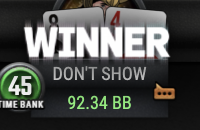
#> input picture runtime/pixel_lab/primitives/winner/hero_winner_canonical.png, 200 x 130 px
$ python -i pot_api_reader.py   (imports and definitions only)
#> lines starting #> are read from the running program, lines starting #| are printed output that depends on the picture; after the words box and inside, x2 and y2 are one past the last pixel; in counts of white or black regions, pixels touching at a corner belong together
#> further down, picture is the input picture: shape (130, 200, 3); mean B, G, R 74.6, 77.4, 75.7
from pathlib import Path
import json
import re
import sys

import cv2
import pytesseract

ROOT = Path(__file__).resolve().parents[2]
GEOMETRY = ROOT / "config/geometry.json"


def preprocess_variants(img):
    gray = cv2.cvtColor(img, cv2.COLOR_BGR2GRAY)
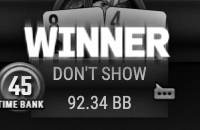
#> gray: shape (130, 200); min 0, max 255, mean 76.6

    enlarged = cv2.resize(
        gray,
        None,
        fx=4,
        fy=4,
        interpolation=cv2.INTER_CUBIC,
    )
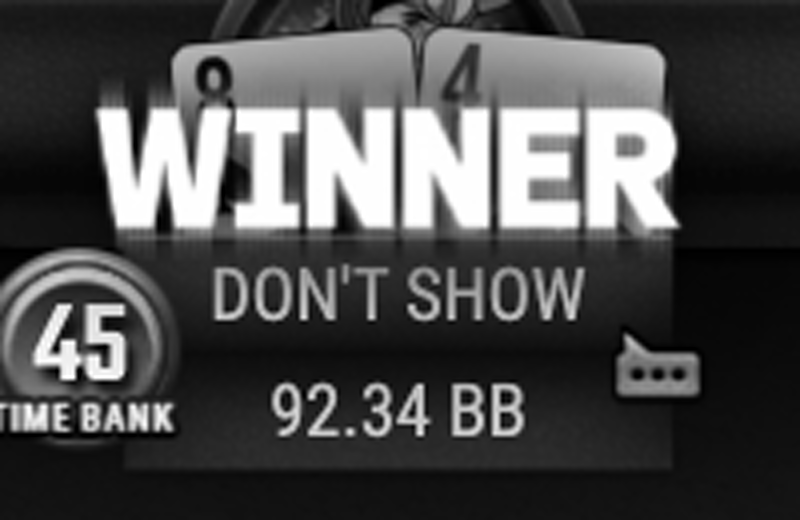
#> enlarged: shape (520, 800); min 0, max 255, mean 76.6

    blurred = cv2.GaussianBlur(
        enlarged,
        (3, 3),
        0,
    )

    contrast = cv2.convertScaleAbs(
        blurred,
        alpha=1.8,
        beta=8,
    )
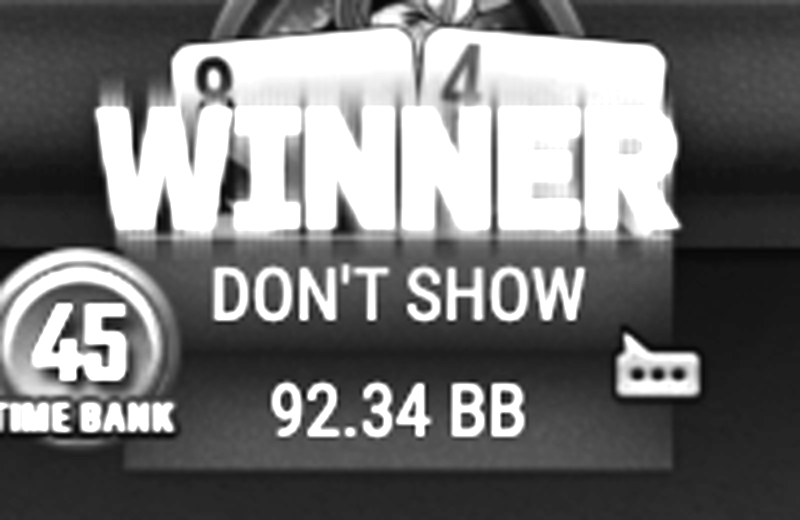
#> contrast: shape (520, 800); min 8, max 255, mean 117.7

    _, otsu = cv2.threshold(
        enlarged,
        0,
        255,
        cv2.THRESH_BINARY + cv2.THRESH_OTSU,
    )
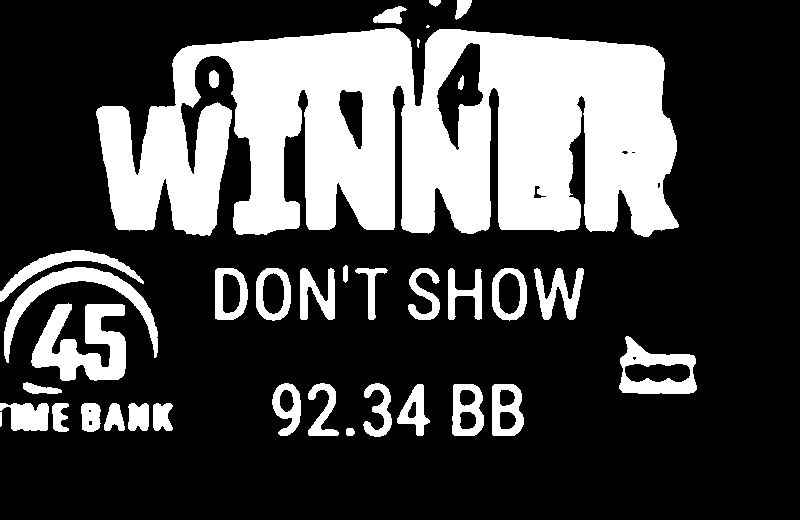
#> otsu: shape (520, 800); 27.5% white; 36 white regions (1 under 20 px), largest, box (x1, y1, x2, y2) and area: (96, 28, 679, 237) 86914, (31, 303, 126, 381) 4313, (4, 267, 158, 363) 2784

    return {
        "contrast": contrast,
        "otsu": otsu,
    }


# [221 lines left out: functions parse_pot, read_pot, main, not called in this run]


# [2 lines not run here, left out]

>>> import cv2
>>> picture = cv2.imread('../../runtime/pixel_lab/primitives/winner/hero_winner_canonical.png')
>>> result = preprocess_variants(picture)
#> result = 2 items
